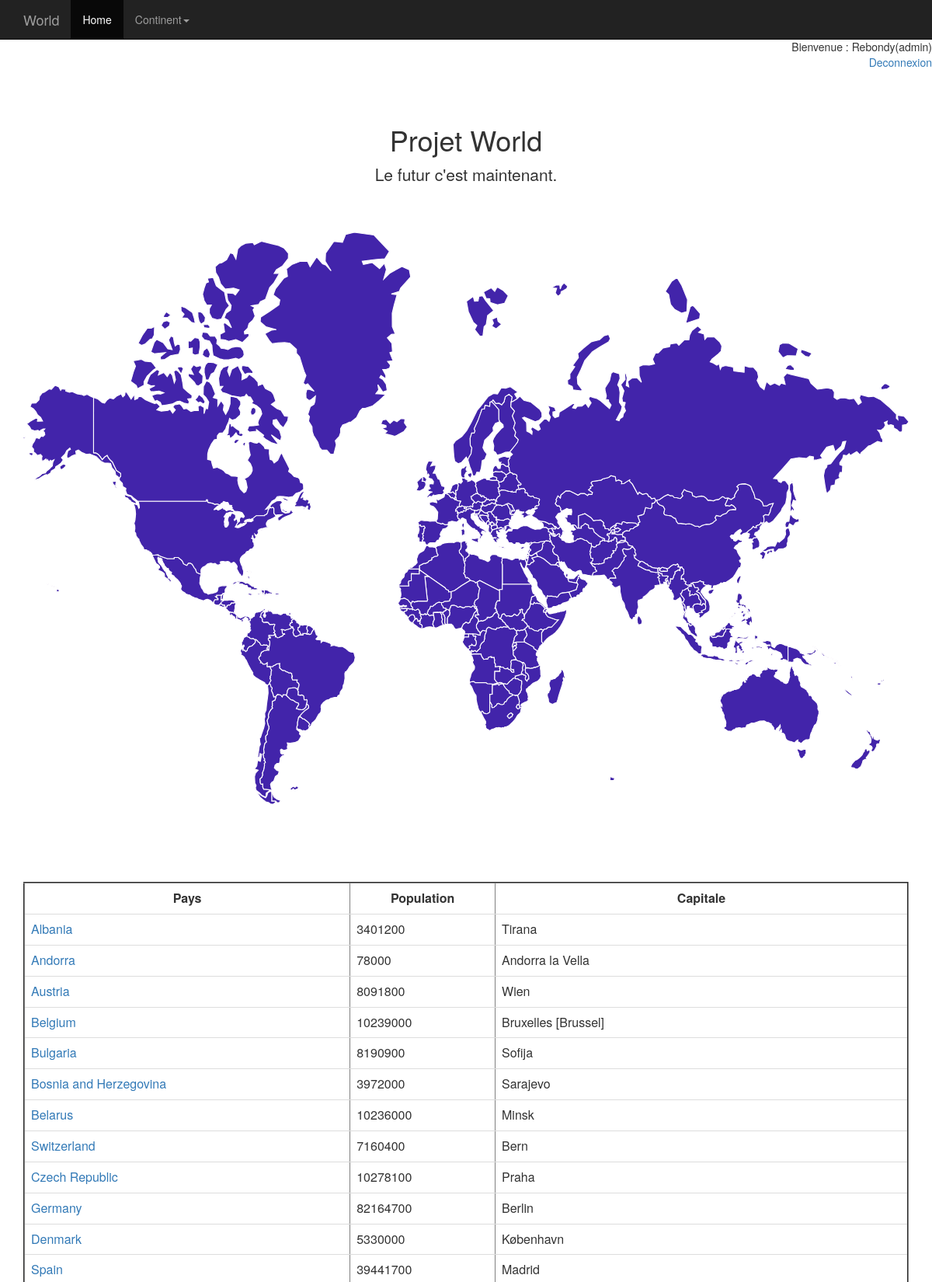
Page /index.php?continent=Europe (signed in, upper part) on the committed database.
### tables this page shows
CREATE TABLE `Country` (
  `id` int(11) NOT NULL,
  `Code` char(3) DEFAULT NULL,
  `Name` char(52) NOT NULL DEFAULT '',
  `Continent` enum('Asia','Europe','North America','Africa','Oceania','Antarctica','South America') NOT NULL DEFAULT 'Asia',
  `Region` char(26) NOT NULL DEFAULT '',
  `SurfaceArea` float(10,2) NOT NULL DEFAULT '0.00',
  `IndepYear` smallint(6) DEFAULT NULL,
  `Population` int(11) NOT NULL DEFAULT '0',
  `LifeExpectancy` float(3,1) DEFAULT NULL,
  `GNP` float(10,2) DEFAULT NULL,
  `GNPOld` float(10,2) DEFAULT NULL,
  `LocalName` char(45) NOT NULL DEFAULT '',
  `GovernmentForm` char(45) NOT NULL DEFAULT '',
  `HeadOfState` char(60) DEFAULT NULL,
  `Capital` int(11) DEFAULT NULL,
  `Code2` char(2) NOT NULL DEFAULT ''
);

CREATE TABLE `City` (
  `id` int(11) NOT NULL,
  `idCountry` int(11) DEFAULT NULL,
  `Name` char(35) NOT NULL DEFAULT '',
  `CountryCode` char(3) NOT NULL DEFAULT '',
  `District` char(20) NOT NULL DEFAULT '',
  `Population` int(11) NOT NULL DEFAULT '0'
);

### inc/manager-db.php (called while the page is built, shortened)
<?php
require_once 'connect-db.php';
function getCountries($continent = null) {
   global $pdo;
   if (!$continent) :
     $query = 'SELECT * FROM Country;';
     return $pdo->query($query)->fetchAll();
   else :
     $query = 'SELECT * FROM Country WHERE Continent = :continent;';
     $prep = $pdo->prepare($query);
     $prep->bindValue(':continent', $continent, PDO::PARAM_STR);
     $prep->execute();
     return $prep->fetchAll();
   endif;
}
function getCapital($id){
  global $pdo;
  $query='SELECT `Name` FROM `City` WHERE id=:id';
  $prep=$pdo->prepare($query);
  $prep->bindValue(':id',$id, PDO::PARAM_STR);
  $prep->execute();
  return $prep->fetch();
}
?>

### index.php (the view, shortened to what this page needs)
<?php
  require_once('inc/manager-db.php');
  if (isset($_SESSION['nom']) && isset($_SESSION['role'])){
    echo "<p style=text-align:right;>Bienvenue : ".$_SESSION['nom']."(".$_SESSION['role'].")";
    echo "<br><a href='./logout.php'>Deconnexion</a>";
  }
  else
    header ('location: authentification.php');
?>
<?php require_once 'header.php';
require_once 'inc/manager-db.php';
  $lesPays=getCountries();
?>
<div class="container">
  <div class="starter-template">
    <h1>Projet World</h1>
    <p class="lead">Le futur c'est maintenant.</p>
  </div>
  <div class="map" id="map">
    <div class="map__image">
    </div>
    <br/>
    <br/>
    <br/>
    <div>
      <?php
      if(isset($_GET['continent'])){
        $continent=$_GET['continent'];
        $lesPays=getCountries($continent);
      }
      ?>
      <br><br>
      <table border="2px" class="table">
        <th> Pays </th>
        <th> Population </th>
        <th> Capitale </th>
        <?php foreach($lesPays as $pays):?>
          <?php
          if(getCapital($pays->Capital)!=NULL){
            $city=getCapital($pays->Capital);
            $capitalName=$city->Name;
          }
          else{
            $capitalName="NIA";
          }
          ?>
          <tr>
            <td><a href="pays.php?Name=<?php echo $pays->Name?>"><?php echo ($pays->Name); ?></a> </td>
            <td> <?php echo($pays->Population); ?> </td>
            <td> <?php echo($capitalName); ?></td>
          </tr>
        <?php endforeach;?>
      </table>
    </div>
  </div>
  <?php require_once 'footer.php'; ?>

### css/custom.css (style rules this page uses)
body { padding-top: 50px; }
.starter-template { padding: 40px 15px; text-align: center; }
th { text-align: center; }
.map__image { width: 100%; }

### rows in the picture
country: Name "Albania", Population "3401200", city.Name "Tirana"
country: Name "Andorra", Population "78000", city.Name "Andorra la Vella"
country: Name "Austria", Population "8091800", city.Name "Wien"
country: Name "Belgium", Population "10239000", city.Name "Bruxelles [Brussel]"
country: Name "Bulgaria", Population "8190900", city.Name "Sofija"
country: Name "Bosnia and Herzegovina", Population "3972000", city.Name "Sarajevo"
country: Name "Belarus", Population "10236000", city.Name "Minsk"
country: Name "Switzerland", Population "7160400", city.Name "Bern"
country: Name "Czech Republic", Population "10278100", city.Name "Praha"
country: Name "Germany", Population "82164700", city.Name "Berlin"
country: Name "Denmark", Population "5330000", city.Name "København"
country: Name "Spain", Population "39441700", city.Name "Madrid"

### other values in the picture
$_SESSION['nom'] "Rebondy"
$_SESSION['role'] "admin"
